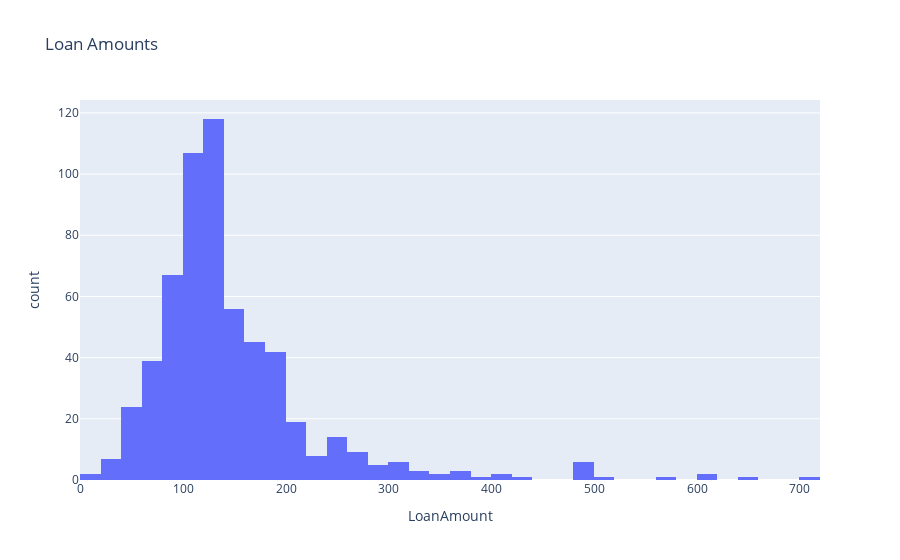

Write notebook code for a chart like this one.
### Code cell
fig = px.histogram(df, x='LoanAmount', title='Loan Amounts')
fig.show()

### Figure 1 — Plotly figure (JSON) as saved in the notebook; plotly's stock layout.template omitted (floating-point values rounded to 4 significant figures; data arrays with more than 128 entries replaced by an {"elided": "..."} marker saying what was removed)
{"data": [{"alignmentgroup": "True", "bingroup": "x", "hovertemplate": "LoanAmount=%{x}<br>count=%{y}<extra></extra>", "legendgroup": "", "marker": {"color": "#636efa", "pattern": {"shape": ""}}, "name": "", "offsetgroup": "", "orientation": "v", "showlegend": false, "type": "histogram", "x": {"elided": "614 int values"}, "xaxis": "x", "yaxis": "y"}], "layout": {"barmode": "relative", "legend": {"tracegroupgap": 0}, "title": {"text": "Loan Amounts"}, "xaxis": {"anchor": "y", "domain": [0, 1], "title": {"text": "LoanAmount"}}, "yaxis": {"anchor": "x", "domain": [0, 1], "title": {"text": "count"}}}}
